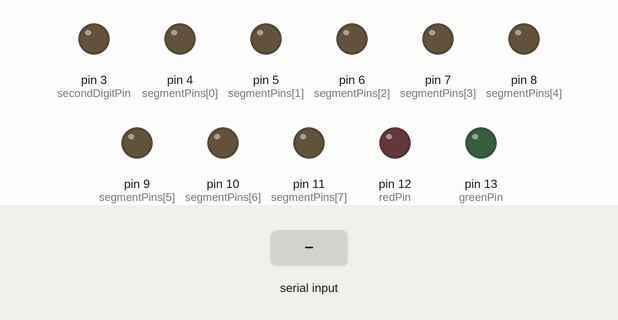
Recording of a sketch running on a simulated Arduino Uno, built with avr-gcc and run on an emulated ATmega328P. On the bench: output pins drawn as LEDs (lit = HIGH). The inputs (shaded band) are chosen by the test bench. Pins used as bus, display or sensor lines are not drawn.

Above: at 1.2 s.
1.3 s: "90 45;" received over Serial
At 2.3 s:
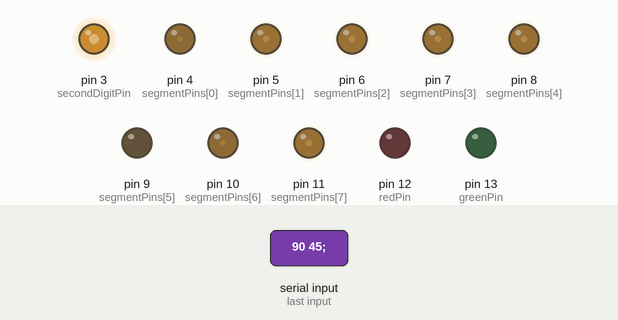
3.5 s: "0;" received over Serial
At 5.9 s:
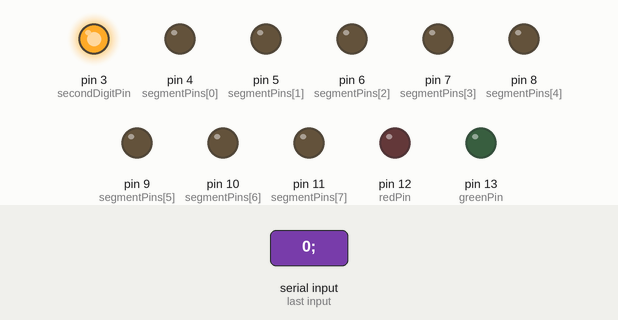
Timing chart, 0 to 7.4 s (numbered marks = the images above; inputs shaded):
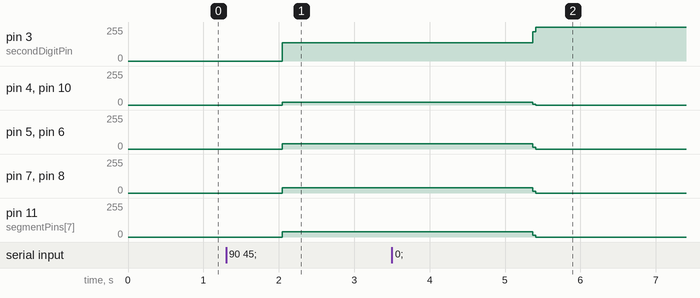

The sketch:

bart.ino
```cpp
int segmentPins[] = {4, 5, 6, 7, 8, 9, 10, 11};
int numPins = 8;
int prevSegment = -1;
int firstDigitPin = 2;
int secondDigitPin = 3;
int greenPin = 13;
int redPin = 12;

int estimates[] = {0, 0, 0, 0, 0};
int displayedEstimates[] = {0, 0, 0, 0, 0};
int estimatesLength = 5;
int numEstimates = 0;
int numDisplayedEstimates = 0;
int displayIndex = 0;
int maxEstimates = 3;
int greenMax = 15;
int redMax = 10;
int redMin = 6;
String dataIn;

int digitSegments[8];
int secondDigitSegments[8];
int numSecondSegments;
int numSegments;

long start = 0;
long serialPoll = 1000;
long serialTime = 0;
long displayTime = 0;
long displaySwitch = 3000;
long currentTime = 0;
long dataTime = 0;
long dataTimeout = 45000;
boolean dataReceived = false;

void setup() {
  for (int i = 0; i < numPins; i++) {
    pinMode(segmentPins[i], OUTPUT);
  }
  pinMode(firstDigitPin, OUTPUT);
  pinMode(secondDigitPin, OUTPUT);
  pinMode(greenPin, OUTPUT);
  pinMode(redPin, OUTPUT);

  Serial.begin(9600);
  Serial.setTimeout(1000);
  start = millis();
}

void loop() {
   currentTime = millis();
   readSerialAtInterval();
   enableLEDs();
   switchEstimate();
   displayEstimateIfPresent();
}

void enableLEDs() {
  int color = 0;
    for (int i = 0; i < numEstimates; i++) {
       if (estimates[i] == 0) {
          continue;
       } else if (estimateIsGreen(estimates[i])) {
           color = 1;
           break;
       } else if (estimateIsRed(estimates[i])) {
           color = 2;
       }
    }
    switch (color) {
       case 0: disableLights(); break;
       case 1: enableGreen(); break;
       case 2: enableRed(); break;
    }
}

void enableGreen() {
  digitalWrite(greenPin, HIGH);
  digitalWrite(redPin, LOW);
}

void enableRed(){
  digitalWrite(redPin, HIGH);
  digitalWrite(greenPin, LOW);
}

void disableLights() {
   digitalWrite(redPin, LOW);
   digitalWrite(greenPin, LOW);
}

boolean estimateIsGreen(int estimate) {
  return estimate > redMax && estimate <= greenMax;
}

boolean estimateIsRed(int estimate) {
 return estimate >= redMin && estimate <= redMax;
}

boolean estimateOutOfBounds(int estimate) {
  return estimate < redMin || estimate > greenMax;
}

void displayEstimateIfPresent() {
   if (displayedEstimates[displayIndex] > 0) {
     displayNumber(displayedEstimates[displayIndex], 1);
   } else {
     delay(1);
   }
}

void switchEstimate() {
   if (!dataReceived) return;
   if (estimates[3] > 0 && estimates[3] <= 25) {
      maxEstimates = 4;
      displaySwitch = 2500;
   } else if ((estimates[2] > 0 && estimates[2] <= 45)) {
      maxEstimates = 3;
      displaySwitch = 3333;
   } else {
     maxEstimates = 2;
     displaySwitch = 3333;
   }
   int numDisplayedEstimates = min(numEstimates, maxEstimates);
   int previousIndex = displayIndex;
   if (displayTime <= 0 || currentTime - displayTime > displaySwitch) {
     if (displayTime <= 0 || displayIndex >= numDisplayedEstimates - 1) {
       displayIndex = 0;
     } else {
       displayIndex++;
     }
     displayTime = currentTime;
     displayedEstimates[displayIndex] = estimates[displayIndex];
   }
}

void readSerialAtInterval() {
  if (serialTime == start || currentTime - serialTime > serialPoll) {
    serialTime = currentTime;
    readSerial();
  }
}

void readSerial() {
 if (Serial.available() > 0) {
   dataIn = Serial.readStringUntil(';');
   if (dataIn.length() > 0) {
     dataReceived = true;
     dataTime = currentTime;
     clearEstimates();
     int estimateIndex = -1;
     for (int i = 0; i < dataIn.length(); i++) {
         if (dataIn[i] == ' ') {
           estimateIndex++;
         } else {
           estimates[estimateIndex+1] *= 10;
           estimates[estimateIndex+1] += (dataIn[i] - '0');
         }
      }
      numEstimates = estimateIndex + 1;
      for (int i = estimateIndex + 1; i < estimatesLength; i++) {
        estimates[i] = 0;
      }
   } else {
     clearEstimatesIfTimedOut();
   }
 } else {
   clearEstimatesIfTimedOut();
 }
}

void clearEstimatesIfTimedOut() {
  if (currentTime - dataTime > dataTimeout) {
     clearEstimates();
     clearDisplayedEstimates();
     dataReceived = false;
     displayIndex = 0;
  }
}

void clearEstimates() {
   for (int i = 0; i < estimatesLength; i++) {
     estimates[i] = 0;
   }
}

void clearDisplayedEstimates() {
  for (int i = 0; i < estimatesLength; i++) {
     displayedEstimates[i] = 0;
  }
}

void displayNumber(int number, int time) {
   int firstDigit = (number % 100) / 10;
   int secondDigit = (number % 10);
   displayDigits(firstDigit, secondDigit, time);
}

void activateSegments(int segments[], int numSegments, int delayTime) {
   for (int i = 0; i < numSegments; i++) {
     digitalWrite(segmentPins[segments[i]], HIGH);
     if (prevSegment >= 0) digitalWrite(segmentPins[prevSegment], LOW);
     prevSegment = segments[i];
     delayMicroseconds(delayTime);
  }
   if (prevSegment >= 0) digitalWrite(segmentPins[prevSegment], LOW);
}

void displayDigits(int digit, int secondDigit, long time) {
   int delayTime = 100;
   long currTime = 0L;
   numSegments = getDigitSegments(digit, digitSegments);
   numSecondSegments = getDigitSegments(secondDigit, secondDigitSegments);
   time = time*1000;
   while (currTime < time) {
     if (digit > 0) {
          activateFirstDigit();
          activateSegments(digitSegments, numSegments, delayTime);
          currTime += numSegments * delayTime;
     }
     activateSecondDigit();
     activateSegments(secondDigitSegments, numSecondSegments, delayTime);
     currTime += numSecondSegments * delayTime;
   }
}

void activateFirstDigit() {
 digitalWrite(firstDigitPin, HIGH);
 digitalWrite(secondDigitPin, LOW);
}

void activateSecondDigit() {
 digitalWrite(secondDigitPin, HIGH);
 digitalWrite(firstDigitPin, LOW);
}

int getDigitSegments(int digit, int digitSegments[]) {
  switch(digit) {
     case 1:
        digitSegments[0] = 3;
        digitSegments[1] = 7;
        return 2;
        break;
     case 2:
        digitSegments[0] = 0;
        digitSegments[1] = 2;
        digitSegments[2] = 3;
        digitSegments[3] = 4;
        digitSegments[4] = 6;
        return 5;
        break;
      case 3:
        digitSegments[0] = 0;
        digitSegments[1] = 2;
        digitSegments[2] = 3;
        digitSegments[3] = 4;
        digitSegments[4] = 7;
        return 5;
        break;
      case 4:
        digitSegments[0] = 0;
        digitSegments[1] = 1;
        digitSegments[2] = 3;
        digitSegments[3] = 7;
        return 4;
        break;
      case 5:
        digitSegments[0] = 0;
        digitSegments[1] = 1;
        digitSegments[2] = 2;
        digitSegments[3] = 4;
        digitSegments[4] = 7;
        return 5;
        break;
      case 6:
        digitSegments[0] = 0;
        digitSegments[1] = 1;
        digitSegments[2] = 2;
        digitSegments[3] = 4;
        digitSegments[4] = 6;
        digitSegments[5] = 7;
        return 6;
        break;
      case 7:
        digitSegments[0] = 2;
        digitSegments[1] = 3;
        digitSegments[2] = 7;
        return 3;
        break;
      case 8:
        digitSegments[0] = 0;
        digitSegments[1] = 1;
        digitSegments[2] = 2;
        digitSegments[3] = 3;
        digitSegments[4] = 4;
        digitSegments[5] = 6;
        digitSegments[6] = 7;
        return 7;
        break;
      case 9:
        digitSegments[0] = 0;
        digitSegments[1] = 1;
        digitSegments[2] = 2;
        digitSegments[3] = 3;
        digitSegments[4] = 4;
        digitSegments[5] = 7;
        return 6;
        break;
     case 0:
        digitSegments[0] = 1;
        digitSegments[1] = 2;
        digitSegments[2] = 3;
        digitSegments[3] = 4;
        digitSegments[4] = 6;
        digitSegments[5] = 7;
        return 6;
        break;
   }
}

int trueMod(int x, int y) {
   return ((x % y) + y) % y;
}
```

Measured:
- after the input at 1.3 s, pin 3 (secondDigitPin): 0/255 → 138/255 after 0.75 s; pin 4 (segmentPins[0]): 0/255 → 20/255 after 0.75 s
- after the input at 3.5 s, pin 3 (secondDigitPin): 138/255 → 255/255 after 1.9 s; pin 4 (segmentPins[0]): 20/255 → 0/255 after 1.9 s
